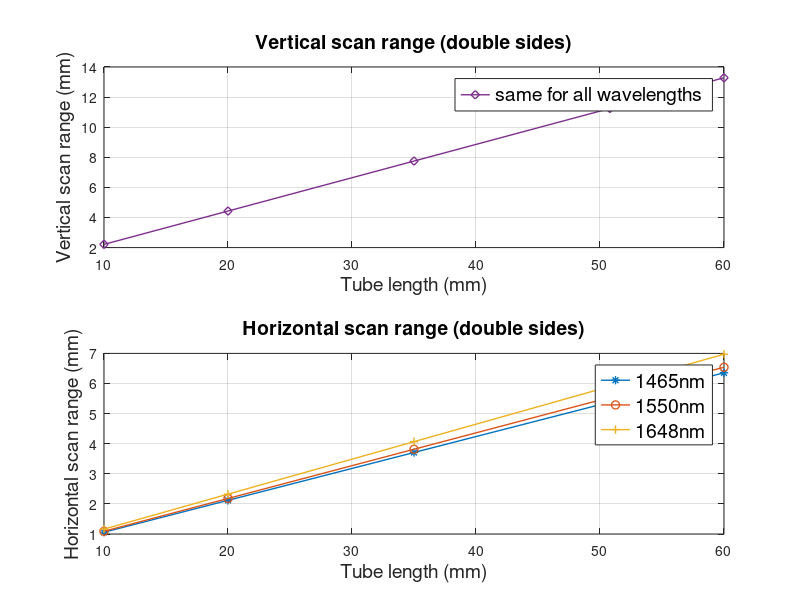

The MATLAB script that drew this image:

close all
clear all
clc

% A rough estimation of tip movements of tube (ignore radius size), for required actuator angle
% horizontal: 3.0360, 3.1243, 3.3309 for 1465nm, '1550nm, 1648nm, respectively
% vertical: gamma = 6.3554 deg for all wavelengths


%tube length
tube_length = [10, 20, 35, 50.8, 55, 60]*10^(-3);


%% vertical scan range

gamma_deg = 6.3554;
vertical_scanrange = 2*tube_length*sind(gamma_deg);


figure;
subplot(2,1,1);
plot(tube_length*10^3, vertical_scanrange*10^3, '-d', 'Color', [0.4940, 0.1840, 0.5560], 'LineWidth',1)
xlabel('Tube length (mm)', 'FontSize', 14)
ylabel('Vertical scan range (mm)', 'FontSize', 14)
legend('same for all wavelengths', 'FontSize', 14)
title('Vertical scan range (double sides)', 'FontSize', 14)
grid on 


%% horizontal scan range
alpha_deg_vec = [3.0360, 3.1243, 3.3309];
marker_vec = ['*', 'o', '+'];
%figure;
subplot(2,1,2);
for aa  = 1:1: length(alpha_deg_vec)
    
    alpha_deg = alpha_deg_vec(aa);
    horizontal_scanrange = 2*tube_length*sind(alpha_deg);
    plot(tube_length*10^3, horizontal_scanrange*10^3, '-', 'Marker', marker_vec(aa), 'LineWidth',1)
    hold on
    
end
hold off
xlabel('Tube length (mm)', 'FontSize', 14)
ylabel('Horizontal scan range (mm)', 'FontSize', 14)
grid on 
legend('1465nm', '1550nm', '1648nm', 'FontSize', 14)
title('Horizontal scan range (double sides)', 'FontSize', 14)



